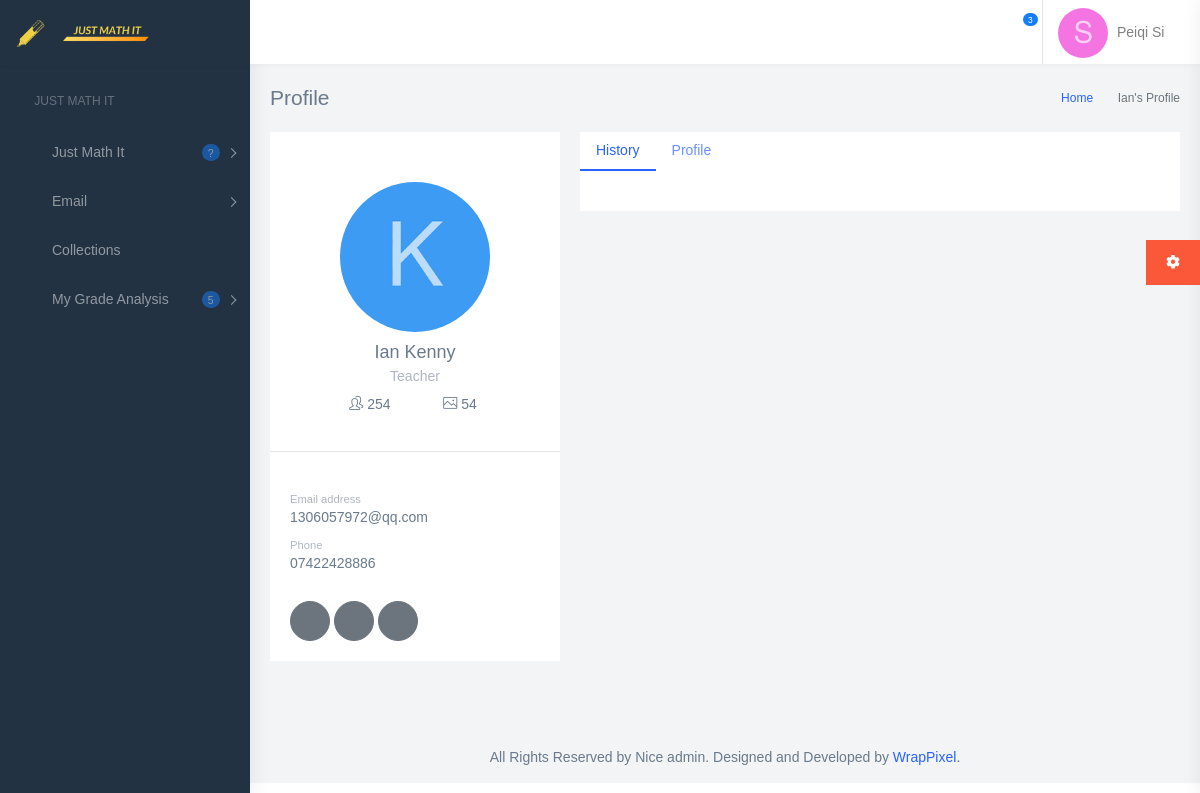
Screenshot of /user_profile/1306057972@qq.com (signed in) with the database file from the repository.
### models.py (models this page shows)
class Student(db.Model):
    id = db.Column(db.Integer, primary_key=True)
    email = db.Column(db.String(128), index=True, unique=True)
    firstname = db.Column(db.String(128))
    lastname = db.Column(db.String(128))
    dob = db.Column(db.String(128))
    password = db.Column(db.String(128))
    gender = db.Column(db.String(128))
    phone = db.Column(db.String(128))
    address = db.Column(db.String(128))
    school = db.Column(db.String(128))
    profile_photo = db.Column(db.String(128))
    badge_name = db.Column(db.String(128))
    coins = db.Column(db.Integer(), default=20)

class Teacher(db.Model):
    id = db.Column(db.Integer, primary_key=True)
    email = db.Column(db.String(128), index=True, unique=True)
    firstname = db.Column(db.String(128))
    lastname = db.Column(db.String(128))
    password = db.Column(db.String(128))
    phone = db.Column(db.String(128), index=True, unique=True)
    school = db.Column(db.String(128), index=True, unique=True)
    profile_photo = db.Column(db.String(128))
    badge_name = db.Column(db.String(128))
    coins = db.Column(db.Integer(), default=300)

### app.py (the view)
@app.route('/user_profile/<user_email>', methods=['GET', 'POST'])
def user_profile(user_email):
    name = session.get('NAME')
    email = session.get('EMAIL')
    session['NAME'] = name
    session['EMAIL'] = email
    user_email = user_email
    student = Student.query.filter(Student.email == user_email).first()
    teacher = Teacher.query.filter(Teacher.email == user_email).first()
    me_student = Student.query.filter(Student.email == email).first()
    me_teacher = Teacher.query.filter(Teacher.email == email).first()
    me = ''
    if me_student:
        me = me_student
    if me_teacher:
        me = me_teacher
    me_i = open('static/images/icon/' + me.profile_photo + ".png", 'rb')
    me_img = me_i.read()
    me_img = base64.b64encode(me_img).decode('ascii')
    my_info = {
            'email': email,
            'first_name': me.firstname,
            'last_name': me.lastname,
            'profile_pic': me_img,
        }
    if student:
        student = Student.query.filter(Student.email == user_email).first()
        scores = Score.query.filter(Score.student_id == student.id).order_by(Score.date.desc()).all()
        skill_name_dict = {}
        topic_master_dict = {}
        topic_master_count = {}
        score_list = []
        for score in scores:
            skill = Skills.query.filter(Skills.skill_id == score.skill_id).first()
            topic = Topics.query.filter(Topics.topic_id == skill.topic_id).first()
            comment = Comments.query.filter(Comments.skill_id == skill.skill_id).count()
            t_name = topic.topic_name
            s_name = skill.skill_name
            score_list.append({
                'score': score.score,
                'date': score.date,
                'topic': t_name,
                'skill': s_name,
                'comment': comment,
                'like': skill.like
            })
            if skill_name_dict.get(s_name) is None:
                skill_name_dict[s_name] = 1
            else:
                skill_name_dict[s_name] += 1
            if topic_master_count.get(t_name) is None:
                topic_master_count[t_name] = 1
            else:
                topic_master_count[t_name] += 1
            if topic_master_dict.get(t_name) is None:
                topic_master_dict[t_name] = int(score.score)
            else:
                topic_master_dict[t_name] += int(score.score)
        for k in topic_master_dict.keys():
            topic_master_dict[k] = int(topic_master_dict[k] / topic_master_count[k])
        skill_statistic = {
            'skill_list': list(skill_name_dict.keys()),
            'skill_value_list': list(skill_name_dict.values()),
        }
        student_name = student.lastname
        image = open('static/images/icon/' + student.profile_photo + ".png", 'rb')
        img_stream = image.read()
        img_stream = base64.b64encode(img_stream).decode('ascii')
        user_info = {
            'email': user_email,
            'first_name': student.firstname,
            'last_name': student.lastname,
            'profile_pic': img_stream,
            'phone': student.phone,
            'school': student.school,
            'address': student.address,
            'age': datetime.now().date().year - int(student.dob.split("-")[0]),
            'gender': student.gender,
            'password': student.password,
            'occupation': 'Student'
        }
    elif teacher:
        skill_statistic = {}
        topic_master_dict = {}
        score_list = []
        form = TeacherUpdateInfo()
        name = teacher.lastname
        image = open('static/images/icon/' + teacher.profile_photo + ".png", 'rb')
        img_stream = image.read()
        img_stream = base64.b64encode(img_stream).decode('ascii')
        user_info = {
            'email': user_email,
            'first_name': teacher.firstname,
            'last_name': teacher.lastname,
            'profile_pic': img_stream,
            'phone': teacher.phone,
            'school': teacher.school,
            'password': teacher.password,
            'occupation': 'Teacher'
        }
    return render_template('user_profile.html', name=name, email=email, user_info=user_info, skill_list=json.dumps(skill_statistic),
                           topic_master=topic_master_dict, score_list=score_list, user=my_info)

### app.py (called while the page is built)
@app.after_request
def add_header(r):
    r.headers["Cache-Control"] = "no-cache, no-store, must-revalidate"
    r.headers["Pragma"] = "no-cache"
    r.headers["Expires"] = "0"
    r.headers['Cache-Control'] = 'public, max-age=0'
    return r

### templates/user_profile.html (shortened to what this page needs)
{% extends "profile_base.html" %}
{% block mainContent %}
        <div class="page-wrapper">
            <div class="page-breadcrumb">
                <div class="row">
                    <div class="col-5 align-self-center">
                        <h4 class="page-title">Profile</h4>
                    </div>
                    <div class="col-7 align-self-center">
                        <div class="d-flex align-items-center justify-content-end">
                            <nav aria-label="breadcrumb">
                                <ol class="breadcrumb">
                                    <li class="breadcrumb-item">
                                        <a href="#">Home</a>
                                    </li>
                                    <li class="breadcrumb-item active" aria-current="page">{{ user_info.first_name }}'s Profile</li>
                                </ol>
                            </nav>
                        </div>
                    </div>
                </div>
            </div>
            <div class="container-fluid">
                <div class="row">
                    <div class="col-lg-4 col-xlg-3 col-md-5">
                        <div class="card">
                            <div class="card-body">
                                <center class="m-t-30"> <img class="rounded-circle" width="150" />
                                    <h4 class="card-title m-t-10">{{ user_info.first_name }} {{ user_info.last_name }}</h4>
                                    <h6 class="card-subtitle">{{ user_info.occupation }}</h6>
                                    <div class="row text-center justify-content-md-center">
                                        <div class="col-4"><a href="javascript:void(0)" class="link"><i class="icon-people"></i> <font class="font-medium">254</font></a></div>
                                        <div class="col-4"><a href="javascript:void(0)" class="link"><i class="icon-picture"></i> <font class="font-medium">54</font></a></div>
                                    </div>
                                </center>
                            </div>
                            <div>
                                <hr> </div>
                            <div class="card-body">
                                <small class="text-muted">Email address </small>
                                <h6>{{ user_info.email }}</h6>
                                <small class="text-muted p-t-30 db">Phone</small>
                                <h6>{{ user_info.phone }}</h6>
                                <br/>
                                <button class="btn btn-circle btn-secondary"><i class="fab fa-facebook-f"></i></button>
                                <button class="btn btn-circle btn-secondary"><i class="fab fa-twitter"></i></button>
                                <button class="btn btn-circle btn-secondary"><i class="fab fa-youtube"></i></button>
                            </div>
                        </div>
                    </div>
                    <div class="col-lg-8 col-xlg-9 col-md-7">
                        <div class="card">
                            <ul class="nav nav-pills custom-pills" id="pills-tab" role="tablist">
                                <li class="nav-item">
                                    <a class="nav-link active" id="pills-timeline-tab" data-toggle="pill" href="#history" role="tab" aria-controls="pills-timeline" aria-selected="true">History</a>
                                </li>
                                <li class="nav-item">
                                    <a class="nav-link" id="pills-profile-tab" data-toggle="pill" href="#profile" role="tab" aria-controls="pills-profile" aria-selected="false">Profile</a>
                                </li>
                            </ul>
                            <div class="tab-content" id="pills-tabContent">
                                <div class="tab-pane fade show active" id="history" role="tabpanel" aria-labelledby="pills-timeline-tab">
                                    <div class="card-body">
                                    </div>
                                </div>
                            </div>
                        </div>
                    </div>
                </div>
            </div>
            <footer class="footer text-center">
                All Rights Reserved by Nice admin. Designed and Developed by
                <a href="https://wrappixel.com">WrapPixel</a>.
            </footer>
        </div>
    </div>
    {% endblock %}

### templates/profile_base.html (shortened to what this page needs)
<!DOCTYPE html>
<html dir="ltr" lang="en">
<head>
    <link href="{{ url_for('static',filename='profile/css/style.min.css') }}" rel="stylesheet">
</head>
<body>
    <div id="main-wrapper">
        <header class="topbar">
            <nav class="navbar top-navbar navbar-expand-md navbar-dark">
                <div class="navbar-header">
                    <div class="navbar-brand">
                        <a href="{{ url_for('index') }}" class="logo">
                            <b class="logo-icon">
                                <img src="{{ url_for('static',filename='images/logo-without-bg.png') }}" alt="homepage" class="light-logo" width="20%"/>
                            </b>
                            <span class="logo-text">
                                <img src="{{ url_for('static',filename='images/logo-text.png') }}" class="light-logo" alt="homepage" width="40%"/>
                            </span>
                        </a>
                        <a class="sidebartoggler d-none d-md-block" href="javascript:void(0)" data-sidebartype="mini-sidebar">
                            <i class="mdi mdi-toggle-switch mdi-toggle-switch-off font-20"></i>
                        </a>
                    </div>
                </div>
                <div class="navbar-collapse collapse" id="navbarSupportedContent">
                    <ul class="navbar-nav float-right">
                        <li class="nav-item dropdown">
                            <a class="nav-link dropdown-toggle waves-effect waves-dark" href="" id="2" data-toggle="dropdown" aria-haspopup="true" aria-expanded="false">
                                <i class="font-22 mdi mdi-email-outline"></i>
                            </a>
                        </li>
                        <li class="nav-item dropdown border-right">
                            <a class="nav-link dropdown-toggle waves-effect waves-dark" href="" data-toggle="dropdown" aria-haspopup="true" aria-expanded="false">
                                <i class="mdi mdi-bell-outline font-22"></i>
                                <span class="badge badge-pill badge-info noti">3</span>
                            </a>
                        </li>
                        <li class="nav-item dropdown">
                            <a class="nav-link dropdown-toggle waves-effect waves-dark pro-pic" href="" data-toggle="dropdown" aria-haspopup="true" aria-expanded="false">
                                {% if user.badge_name %}
                                <div class="item">
                                    <img src="../static/images/coins.png" class="left-notify-badge" width="40px"/>
                                    <img alt="user" class="rounded-circle" width="50" height="50">
                                </div>
                                {% else %}
                                <img alt="user" class="rounded-circle" width="50" height="50">
                                {% endif %}
                                <span class="m-l-5 font-medium d-none d-sm-inline-block">{{ user.first_name }} {{ user.last_name }}<i class="mdi mdi-chevron-down"></i></span>
                            </a>
                        </li>
                    </ul>
                </div>
            </nav>
        </header>
        <aside class="left-sidebar">
            <div class="scroll-sidebar">
                <nav class="sidebar-nav">
                    <ul id="sidebarnav">
                        <li class="nav-small-cap">
                            <i class="mdi mdi-dots-horizontal"></i>
                            <span class="hide-menu">Just Math It</span>
                        </li>
                        <li class="sidebar-item">
                            <a class="sidebar-link has-arrow waves-effect waves-dark" href="javascript:void(0)" aria-expanded="false">
                                <i class="mdi mdi-av-timer"></i>
                                <span class="hide-menu">Just Math It</span>
                                <span class="badge badge-pill badge-info ml-auto m-r-15">?</span>
                            </a>
                        </li>
                        <li class="sidebar-item">
                            <a class="sidebar-link has-arrow waves-effect waves-dark" href="javascript:void(0)" aria-expanded="false">
                                <i class="mdi mdi-email"></i>
                                <span class="hide-menu">Email</span>
                            </a>
                        </li>
                        <li class="sidebar-item">
                            <a class="sidebar-link waves-effect waves-dark" href="{{ url_for('profile_collections') }}" aria-expanded="false">
                                <i class="mdi mdi-account-star-variant"></i>
                                <span class="hide-menu">Collections</span>
                            </a>
                        </li>
                        <li class="sidebar-item">
                            <a class="sidebar-link has-arrow waves-effect waves-dark" href="javascript:void(0)" aria-expanded="false">
                                <i class="mdi mdi-information-outline"></i>
                                <span class="hide-menu">My Grade Analysis</span>
                                <span class="badge badge-pill badge-info ml-auto m-r-15">5</span>
                            </a>
                        </li>
                    </ul>
                </nav>
            </div>
        </aside>
    {% block mainContent %}{% endblock %}
     <aside class="customizer">
        <a href="javascript:void(0)" class="service-panel-toggle"><i class="fa fa-spin fa-cog"></i></a>
        </aside>
</body>
</html>

### rows the page displays
Student: first_name "Peiqi", last_name "Si"
Teacher: first_name "Ian", last_name "Kenny", email "1306057972@qq.com", phone "07422428886"

### other values shown
{{ user_info.occupation }} "Teacher"
